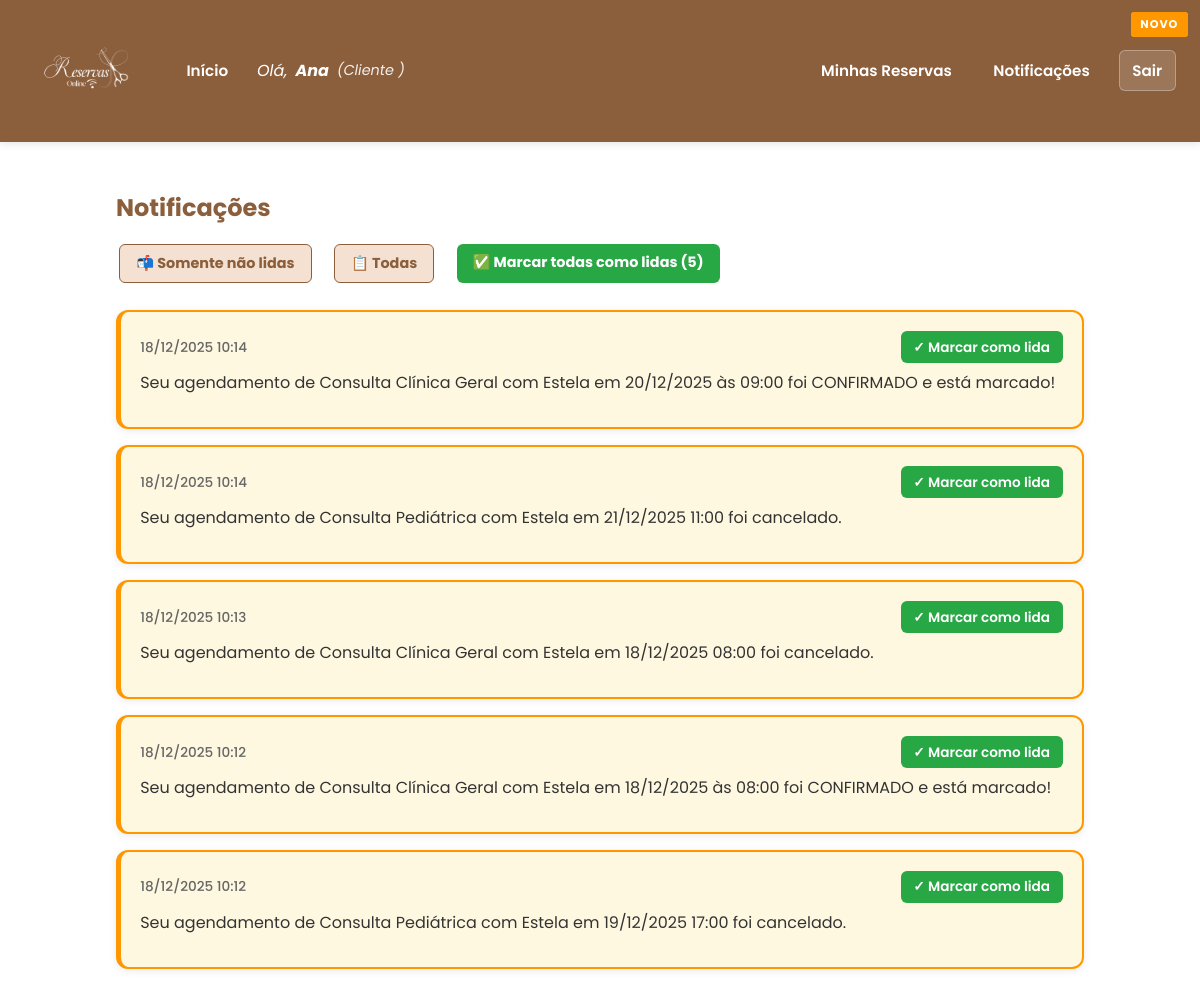
The page /notificacoes (signed in) on the database its author committed.
### models.py (models this page shows)
class User(db.Model):
    __tablename__ = 'tb_usuarios'
    id = db.Column('usu_id', db.Integer, primary_key=True)
    nome = db.Column('usu_nome', db.String(200), nullable=False)
    email = db.Column('usu_email', db.String(200), unique=True, nullable=False)
    senha_hash = db.Column('usu_senha', db.String(200), nullable=False)
    perfil = db.Column(
        'usu_tipo',
        db.Enum('cliente', 'profissional', 'admin', name='perfil_enum'),
        nullable=False,
        default='cliente'
    )
    is_ativo = db.Column('usu_ativo', db.Boolean, nullable=False, default=True)
    cliente = db.relationship(
        'Cliente',
        uselist=False,
        back_populates='user',
        cascade='all, delete-orphan'
    )
    profissional = db.relationship(
        'Profissional',
        uselist=False,
        back_populates='user',
        cascade='all, delete-orphan'
    )
    administrador = db.relationship(
        'Administrador',
        uselist=False,
        back_populates='user',
        cascade='all, delete-orphan'
    )
    notificacoes = db.relationship(
        'Notificacao',
        back_populates='user',
        cascade='all, delete-orphan'
    )

class Notificacao(db.Model):
    __tablename__ = 'tb_notificacoes'
    id = db.Column('not_id', db.Integer, primary_key=True)
    user_id = db.Column(
        'not_usu_id',
        db.Integer,
        db.ForeignKey('tb_usuarios.usu_id'),
        nullable=False
    )
    mensagem = db.Column('not_mensagem', db.String(500), nullable=False)
    lida = db.Column('not_lida', db.Boolean, default=False)
    criado_em = db.Column('not_criado_em', db.DateTime, default=datetime.utcnow)
    tipo = db.Column('not_tipo', db.String(50))      # 'pedido_admin', 'pedido_profissional', etc.
    alvo_id = db.Column('not_alvo_id', db.Integer)   # id do usuário que será aprovado/reprovado
    user = db.relationship('User', back_populates='notificacoes')

### app.py (the view)
@app.route('/notificacoes')
@exige_login
def notificacoes():
    u = current_user()
    filtro = request.args.get('filtro', 'todas')
    query = Notificacao.query.filter_by(user_id=u.id).order_by(Notificacao.criado_em.desc())
    if filtro == 'naolidas':
        query = query.filter_by(lida=False)
    notifs = query.all()
    nao_lidas_count = sum(1 for n in notifs if not n.lida)
    return render_template('notificacoes.html', user=u, notificacoes=notifs, nao_lidas_count=nao_lidas_count)

### app.py (called while the page is built)
def current_user():
    uid = session.get('user_id')
    if not uid:
        return None
    return User.query.get(uid)

def exige_login(func):
    from functools import wraps
    @wraps(func)
    def wrapper(*args, **kwargs):
        if not current_user():
            return redirect(url_for('index'))
        return func(*args, **kwargs)
    return wrapper

### templates/notificacoes.html (shortened to what this page needs)
{% extends "base.html" %}
{% block content %}
  <div class="container">
    <h2>Notificações</h2>
    {% if notificacoes %}
      <div class="notificacoes-filtros">
        <a href="?filtro=nao_lidas" class="btn btn-secundario">📬 Somente não lidas</a>
        <a href="?filtro=todas" class="btn btn-secundario">📋 Todas</a>
        {% if nao_lidas_count > 0 %}
          <a href="{{ url_for('marcar_todas_lidas') }}" class="btn btn-success"
             onclick="return confirm('Marcar todas as {{ nao_lidas_count }} notificação(ões) não lida(s) como lidas?');">
            ✅ Marcar todas como lidas ({{ nao_lidas_count }})
          </a>
        {% endif %}
      </div>
      <ul class="notificacoes-lista">
      {% for n in notificacoes %}
        <li class="notificacao-item {% if not n.lida %}nao-lida{% endif %}">
          <div class="notificacao-conteudo">
            <div class="notificacao-header">
              <div class="notificacao-data">{{ n.criado_em.strftime('%d/%m/%Y %H:%M') }}</div>
              {% if not n.lida %}
                <a href="{{ url_for('marcar_lida', notif_id=n.id) }}"
                   class="btn-marcar-lida"
                   title="Marcar como lida">
                  ✓ Marcar como lida
                </a>
              {% else %}
                <span class="notificacao-lida-badge">✓ Lida</span>
              {% endif %}
            </div>
            <div class="notificacao-mensagem">{{ n.mensagem }}</div>
          </div>
        </li>
      {% endfor %}
      </ul>
    {% else %}
      <div class="sem-notificacoes">
        <p>📭 Você não possui notificações no momento.</p>
      </div>
    {% endif %}
  </div>
{% endblock %}

### templates/base.html (shortened to what this page needs)
<!doctype html>
<html lang="pt-BR">
<head>
    <link rel="stylesheet" href="{{ url_for('static', filename='css/style.css') }}">
</head>
<body>
    <header>
        <div class="nav">
            <div class="nav-logo">
                <a href="{{ url_for('index') }}" class="logo-link">
                    <img src="{{ url_for('static', filename='imgs/Logo 1.png') }}" alt="Logo" class="logo-img">
                </a>
            </div>
            <div class="nav-links">
                <a href="{{ url_for('index') }}">Início</a>
                {% if user %}
                    <span class="user-info">
                        Olá, <strong>{{ user.nome }}</strong>
                        <span class="user-role">({{ user.perfil|capitalize }}
                        )</span>
                    </span>
                    {% if user.perfil == 'cliente' %}
                        <a href="{{ url_for('minhas_reservas') }}">Minhas Reservas</a>
                    {% elif user.perfil == 'profissional' %}
                        <a href="{{ url_for('dashboard_profissional') }}">Meus Agendamentos</a>
                    {% elif user.perfil == 'admin' %}
                        <a href="{{ url_for('dashboard_admin') }}">Painel Geral</a>
                        <a href="{{ url_for('painel_usuarios') }}">Gerenciar Usuários</a>
                    {% endif %}
                    <a href="{{ url_for('notificacoes') }}">Notificações</a>
                    <a href="{{ url_for('logout') }}" class="logout-btn">Sair</a>
                {% endif %}
            </div>
        </div>
    </header>
    <main>
        {% block content %}{% endblock %}
    </main>
</body>
</html>

### static/css/style.css (style rules this page uses)
* { margin: 0; padding: 0; box-sizing: border-box; }
:root { --cor-primaria: #8B5E3C; --cor-secundaria: #F4E1D2; --cor-destaque: #FF6B35; --cor-fundo: #f9f7f6; --cor-texto: #333; --cor-sucesso: #d4edda; --cor-perigo: #f8d7da; --cor-aviso: #fff3cd; --cor-info: #d1ecf1; }
body { font-family: 'Poppins'; color: var(--cor-texto); min-height: 100vh; background-image: url('../imgs/plano_de_fundo.jpg'); background-repeat: no-repeat; background-size: cover; background-position: center; background-attachment: fixed; }
.container { max-width: 1000px; margin: 2rem auto; padding: 1rem; }
.nav { background: var(--cor-primaria); color: #fff; padding: 0.8rem 1.5rem; display: flex; gap: 1.5rem; align-items: center; justify-content: space-between; box-shadow: 0 2px 8px rgba(0,0,0,0.1); }
.nav-logo { display: flex; align-items: center; }
.logo-link { display: flex; align-items: center; text-decoration: none; transition: transform 0.3s ease; outline: none; }
.logo-link, .logo-link:hover, .logo-link:focus, .logo-link:active { background: transparent !important; outline: none; box-shadow: none !important; }
.logo-img { background-color: transparent; max-height: 100px; width: auto; object-fit: contain; filter: brightness(0) invert(1); image-rendering: auto; }
.nav-links { display: flex; gap: 1rem; align-items: center; flex-wrap: wrap; flex: 1; justify-content: flex-end; }
.nav a { color: #fff; text-decoration: none; font-weight: 600; padding: 0.5rem 0.8rem; border-radius: 6px; transition: background 0.3s; font-size: 0.95rem; }
.nav .user-info { margin-right: auto; font-style: italic; display: flex; align-items: center; gap: 0.5rem; flex-wrap: wrap; }
.nav .user-info strong { font-weight: 700; color: #fff; }
.nav .user-role { font-size: 0.9rem; opacity: 0.9; }
.nav .logout-btn { background: rgba(255, 255, 255, 0.15); border: 1px solid rgba(255, 255, 255, 0.3); }
button, .btn { background: var(--cor-primaria); color: #fff; border: none; padding: 0.8rem 1.2rem; border-radius: 8px; font-size: 1rem; font-weight: bold; cursor: pointer; transition: transform 0.2s, background 0.3s; }
.btn { display: inline-block; padding: 0.5rem 1rem; border-radius: 6px; margin: 0.2rem; font-size: 0.9rem; cursor: pointer; transition: 0.2s; }
.btn-secundario { background: var(--cor-secundaria); color: var(--cor-primaria); border: 1px solid var(--cor-primaria); }
.btn-success { background: #28a745; color: #fff; }
ul { list-style: none; padding: 0; }
ul li, .card { background: #fff; margin: 0.6rem 0; padding: 1rem; border-radius: 10px; box-shadow: 0 2px 6px rgba(0,0,0,0.1); line-height: 1.4; }
h1, h2, h3 { color: var(--cor-primaria); margin-bottom: 1rem; }
a { text-decoration: none; color: #0066cc; }
.notificacoes-filtros { margin-bottom: 1.5rem; display: flex; gap: 1rem; flex-wrap: wrap; }
.notificacoes-lista { list-style: none; padding: 0; }
.notificacao-item { padding: 1.2rem; margin-bottom: 1rem; border-radius: 12px; background: #fff; border: 2px solid #e2e2e2; box-shadow: 0 2px 8px rgba(0,0,0,0.08); transition: all 0.3s ease; }
.notificacao-item.nao-lida { background: #fff8e1; border-left: 5px solid #ff9800; border-color: #ff9800; }
.notificacao-item.nao-lida::before { content: "NOVO"; background: #ff9800; color: #fff; font-size: 0.7rem; font-weight: bold; padding: 0.3rem 0.6rem; border-radius: 4px; position: absolute; top: 12px; right: 12px; letter-spacing: 1px; }
.notificacao-conteudo { position: relative; }
.notificacao-header { display: flex; justify-content: space-between; align-items: center; margin-bottom: 0.5rem; flex-wrap: wrap; gap: 0.5rem; }
.notificacao-data { font-size: 0.85rem; color: #666; font-weight: 500; }
.btn-marcar-lida { font-size: 0.85rem; padding: 0.4rem 0.8rem; background: #28a745; color: #fff; border-radius: 6px; text-decoration: none; font-weight: 600; transition: all 0.3s ease; border: none; cursor: pointer; display: inline-block; }
.notificacao-mensagem { font-size: 1rem; color: #333; line-height: 1.5; margin-bottom: 0.8rem; }

### rows shown on the page
User: nome "Ana", perfil "Cliente"
Notificacao: criado_em "18/12/2025 10:14", mensagem "Seu agendamento de Consulta Clínica Geral com Estela em 20/12/2025 às 09:00 foi CONFIRMADO e está marcado!"
Notificacao: criado_em "18/12/2025 10:14", mensagem "Seu agendamento de Consulta Pediátrica com Estela em 21/12/2025 11:00 foi cancelado."
Notificacao: criado_em "18/12/2025 10:13", mensagem "Seu agendamento de Consulta Clínica Geral com Estela em 18/12/2025 08:00 foi cancelado."
Notificacao: criado_em "18/12/2025 10:12", mensagem "Seu agendamento de Consulta Clínica Geral com Estela em 18/12/2025 às 08:00 foi CONFIRMADO e está marcado!"
Notificacao: criado_em "18/12/2025 10:12", mensagem "Seu agendamento de Consulta Pediátrica com Estela em 19/12/2025 17:00 foi cancelado."

### other values the page prints
{{ nao_lidas_count }} "5"
